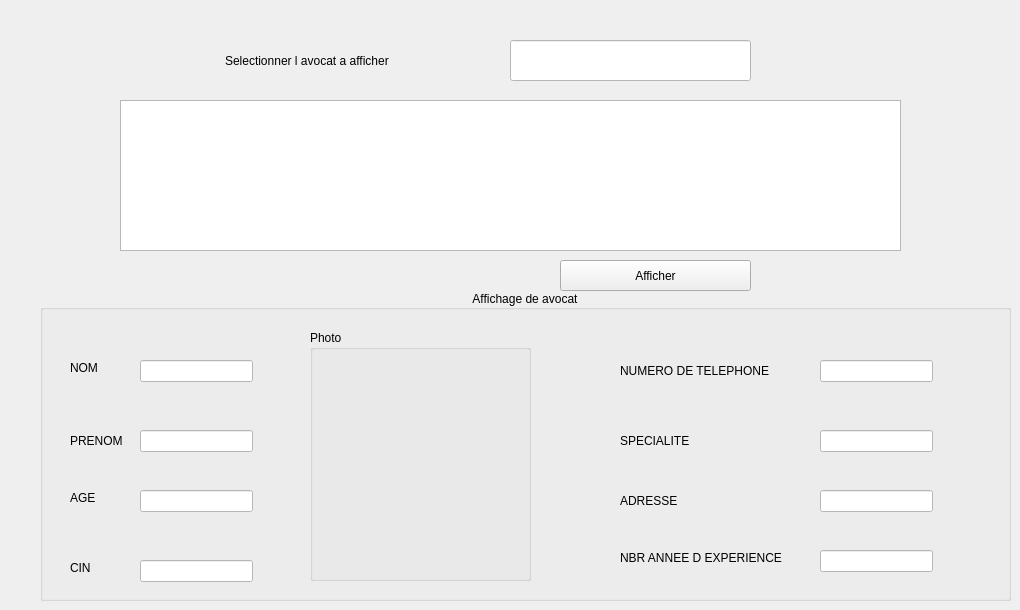
   <widget class="QWidget" name="affichage">
    <attribute name="title">
     <string>Affichage </string>
    </attribute>
    <widget class="QGroupBox" name="groupBox_3">
     <property name="geometry">
      <rect>
       <x>40</x>
       <y>290</y>
       <width>971</width>
       <height>311</height>
      </rect>
     </property>
     <property name="styleSheet">
      <string notr="true">font: 10pt &quot;MS Shell Dlg 2&quot;;</string>
     </property>
     <property name="title">
      <string>Affichage de avocat</string>
     </property>
     <property name="alignment">
      <set>Qt::AlignCenter</set>
     </property>
     <widget class="QLabel" name="label_19">
      <property name="geometry">
       <rect>
        <x>30</x>
        <y>70</y>
        <width>56</width>
        <height>16</height>
       </rect>
      </property>
      <property name="styleSheet">
       <string notr="true">font: 87 8pt &quot;Segoe UI Black&quot;;</string>
      </property>
      <property name="text">
       <string>NOM</string>
      </property>
     </widget>
     <widget class="QLabel" name="label_20">
      <property name="geometry">
       <rect>
        <x>30</x>
        <y>140</y>
        <width>71</width>
        <height>21</height>
       </rect>
      </property>
      <property name="styleSheet">
       <string notr="true">font: 87 8pt &quot;Segoe UI Black&quot;;</string>
      </property>
      <property name="text">
       <string>PRENOM</string>
      </property>
     </widget>
     <widget class="QLabel" name="label_21">
      <property name="geometry">
       <rect>
        <x>30</x>
        <y>200</y>
        <width>56</width>
        <height>16</height>
       </rect>
      </property>
      <property name="styleSheet">
       <string notr="true">font: 87 8pt &quot;Segoe UI Black&quot;;</string>
      </property>
      <property name="text">
       <string>AGE</string>
      </property>
     </widget>
     <widget class="QLabel" name="label_22">
      <property name="geometry">
       <rect>
        <x>30</x>
        <y>270</y>
        <width>56</width>
        <height>16</height>
       </rect>
      </property>
      <property name="styleSheet">
       <string notr="true">font: 87 8pt &quot;Segoe UI Black&quot;;</string>
      </property>
      <property name="text">
       <string>CIN</string>
      </property>
     </widget>
     <widget class="QLabel" name="label_23">
      <property name="geometry">
       <rect>
        <x>580</x>
        <y>70</y>
        <width>191</width>
        <height>21</height>
       </rect>
      </property>
      <property name="styleSheet">
       <string notr="true">font: 87 8pt &quot;Segoe UI Black&quot;;</string>
      </property>
      <property name="text">
       <string>NUMERO DE TELEPHONE</string>
      </property>
     </widget>
     <widget class="QLabel" name="label_25">
      <property name="geometry">
       <rect>
        <x>580</x>
        <y>200</y>
        <width>71</width>
        <height>21</height>
       </rect>
      </property>
      <property name="styleSheet">
       <string notr="true">font: 87 8pt &quot;Segoe UI Black&quot;;</string>
      </property>
      <property name="text">
       <string>ADRESSE</string>
      </property>
     </widget>
     <widget class="QLabel" name="label_26">
      <property name="geometry">
       <rect>
        <x>580</x>
        <y>260</y>
        <width>181</width>
        <height>16</height>
       </rect>
      </property>
      <property name="styleSheet">
       <string notr="true">font: 87 8pt &quot;Segoe UI Black&quot;;</string>
      </property>
      <property name="text">
       <string>NBR ANNEE D EXPERIENCE</string>
      </property>
     </widget>
     <widget class="QLabel" name="label_27">
      <property name="geometry">
       <rect>
        <x>580</x>
        <y>140</y>
        <width>111</width>
        <height>21</height>
       </rect>
      </property>
      <property name="styleSheet">
       <string notr="true">font: 87 8pt &quot;Segoe UI Black&quot;;</string>
      </property>
      <property name="text">
       <string>SPECIALITE</string>
      </property>
     </widget>
     <widget class="QLineEdit" name="lineEdit_nom_3">
      <property name="geometry">
       <rect>
        <x>100</x>
        <y>70</y>
        <width>113</width>
        <height>22</height>
       </rect>
      </property>
      <property name="styleSheet">
       <string notr="true">background-color: rgb(255, 255, 255);</string>
      </property>
     </widget>
     <widget class="QLineEdit" name="lineEdit_prenom_3">
      <property name="geometry">
       <rect>
        <x>100</x>
        <y>140</y>
        <width>113</width>
        <height>22</height>
       </rect>
      </property>
      <property name="styleSheet">
       <string notr="true">background-color: rgb(255, 255, 255);</string>
      </property>
     </widget>
     <widget class="QLineEdit" name="lineEdit_age_3">
      <property name="geometry">
       <rect>
        <x>100</x>
        <y>200</y>
        <width>113</width>
        <height>22</height>
       </rect>
      </property>
      <property name="styleSheet">
       <string notr="true">background-color: rgb(255, 255, 255);</string>
      </property>
     </widget>
     <widget class="QLineEdit" name="lineEdit_cin_3">
      <property name="geometry">
       <rect>
        <x>100</x>
        <y>270</y>
        <width>113</width>
        <height>22</height>
       </rect>
      </property>
      <property name="styleSheet">
       <string notr="true">background-color: rgb(255, 255, 255);</string>
      </property>
     </widget>
     <widget class="QLineEdit" name="lineEdit_numerotele_3">
      <property name="geometry">
       <rect>
        <x>780</x>
        <y>70</y>
        <width>113</width>
        <height>22</height>
       </rect>
      </property>
      <property name="styleSheet">
       <string notr="true">background-color: rgb(255, 255, 255);</string>
      </property>
     </widget>
     <widget class="QLineEdit" name="lineEdit_specialite_3">
      <property name="geometry">
       <rect>
        <x>780</x>
        <y>140</y>
        <width>113</width>
        <height>22</height>
       </rect>
      </property>
      <property name="styleSheet">
       <string notr="true">background-color: rgb(255, 255, 255);</string>
      </property>
     </widget>
     <widget class="QLineEdit" name="lineEdit_adr_3">
      <property name="geometry">
       <rect>
        <x>780</x>
        <y>200</y>
        <width>113</width>
        <height>22</height>
       </rect>
      </property>
      <property name="styleSheet">
       <string notr="true">background-color: rgb(255, 255, 255);</string>
      </property>
     </widget>
     <widget class="QLineEdit" name="lineEdit_anneeex_3">
      <property name="geometry">
       <rect>
        <x>780</x>
        <y>260</y>
        <width>113</width>
        <height>22</height>
       </rect>
      </property>
      <property name="styleSheet">
       <string notr="true">background-color: rgb(255, 255, 255);</string>
      </property>
     </widget>
     <widget class="QGroupBox" name="groupBox_2">
      <property name="geometry">
       <rect>
        <x>270</x>
        <y>40</y>
        <width>221</width>
        <height>251</height>
       </rect>
      </property>
      <property name="styleSheet">
       <string notr="true"/>
      </property>
      <property name="title">
       <string>Photo</string>
      </property>
     </widget>
    </widget>
    <widget class="QPushButton" name="pushButton_3">
     <property name="geometry">
      <rect>
       <x>560</x>
       <y>260</y>
       <width>191</width>
       <height>31</height>
      </rect>
     </property>
     <property name="styleSheet">
      <string notr="true">font: 10pt &quot;MS Shell Dlg 2&quot;;</string>
     </property>
     <property name="text">
      <string>Afficher</string>
     </property>
    </widget>
    <widget class="QTableView" name="tabaffichage">
     <property name="geometry">
      <rect>
       <x>120</x>
       <y>100</y>
       <width>781</width>
       <height>151</height>
      </rect>
     </property>
    </widget>
    <widget class="QLineEdit" name="lineEdit_3">
     <property name="geometry">
      <rect>
       <x>510</x>
       <y>40</y>
       <width>241</width>
       <height>41</height>
      </rect>
     </property>
     <property name="styleSheet">
      <string notr="true">background-color: rgb(255, 255, 255);</string>
     </property>
    </widget>
    <widget class="QLabel" name="label_3">
     <property name="geometry">
      <rect>
       <x>225</x>
       <y>50</y>
       <width>291</width>
       <height>21</height>
      </rect>
     </property>
     <property name="styleSheet">
      <string notr="true">font: 12pt &quot;MS Shell Dlg 2&quot;;</string>
     </property>
     <property name="text">
      <string>Selectionner l avocat a afficher</string>
     </property>
    </widget>
   </widget>
